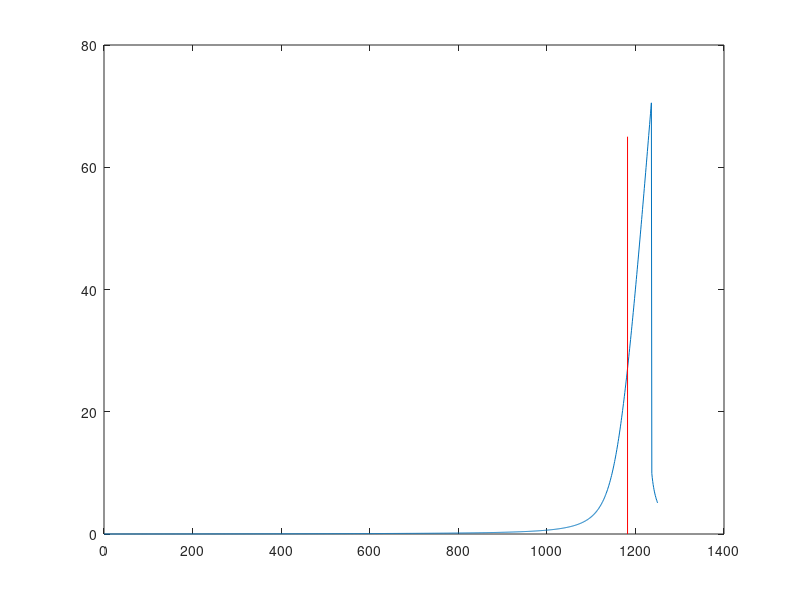

Write MATLAB code to recreate this figure.
clear all;
close all;
kbT = 4.1*10^-21;
Lo       = 3477*.34;            % Lo = tether length (nm) = 1182.18
Lp      = 72;                   % Lp = tether persistence length (nm);
d=2;
%Ko = 16*kbT * Lp/(d^2)*10^21; %GN 
Ko = 16*kbT * Lp/(d^2);
%Ko= 1100;
% extensions = 0:10:1180;
% 
% force1 = zeros(1, length(extensions));
% force2 = zeros(1, length(extensions));
% 
% for i = 1: length(extensions)
%     extension = extensions(i);
%     syms F positive
%     eqn1 = F == (kbT/Lp) * ( 0.25*(1 - extension/Lo)^-2 - 0.25 + extension/Lo);
%     eqn2 = 0 == (kbT/Lp) * ( 0.25*(1 - extension/Lo + F/Ko)^-2 - 0.25 + extension/Lo - F/Ko) - F;
%     %J/nm -> J/ -> 10^9 N 
%     % J/m -> N
%    % force1(i) = vpasolve(eqn1, F)*10^21;
% %assume(F,'real');
%     force2(i) = vpasolve(eqn2, F, [0 Inf])*10^21;
% end
% plot(extensions, force1, 'r');
% hold on
% plot(extensions, force2, 'b');
% axis([0, 1300, 0, 60]);

% %syms F
% syms F positive
% eqn1 = F == (kbT/Lp) * ( 0.25*(1 - extension/Lo)^-2 - 0.25 + extension/Lo);
% eqn2 = F == (kbT/Lp) * ( 0.25*(1 - extension/Lo + F/Ko)^-2 - 0.25 + extension/Lo - F/Ko);
% 
% format long
% %force = solve(eqn, F, 'Real', true,'IgnoreAnalyticConstraints',true)*1.0;
% force = vpasolve(eqn1, F);
% %assume(F,'real');
% force2 = vpasolve(eqn2, F, [0 Inf]);
%func=@(extension, F)((kbT/Lp) * ( 0.25.*(1 - extension./Lo + F./Ko).^-2 - 0.25 + extension./Lo - F./Ko) - F);
%func=@(extension, F) extension.^2 + F.^2 - 1;

%% Working Plot
% func=@(extension, Fe) kbT/Lp*(1/4*1/(1-extension./Lo+Fe./Ko)^2-1/4+extension./Lo-Fe./Ko)-Fe;
% figure
%     hold
%     fimplicit(func, [0 1300 0 70*10^-21])
%     plot([Lo Lo],[0 100*10^-21],'k')
%     xlabel('Extension [-]')
%     ylabel('F [GN]')
%     title('WLC modified Marko & Siggia  1995')

%% try vpasolve
% % extension = Lo * 1.04
% %extensions = 0:10:(Lo*1.05);
% extensions = 0:1:1230;
% force = zeros(1, length(extensions));
% %myfun = @(extension) kbT/Lp*(1/4*1/(1-extension/Lo+Fe/Ko)^2-1/4+extension/Lo-Fe/Ko)-Fe;  % parameterized function
% tenp = 0;
% for i= 1 : length(extensions)
%     syms Fe
%     extension = extensions(i);
%     %fun = myfun(extension);
%     eqn = kbT/Lp*(1/4*1/(1-extension/Lo+Fe/Ko)^2-1/4+extension/Lo-Fe/Ko)-Fe == 0; 
%     force(i) = vpasolve(kbT/Lp*(1/4*1/(1-extension/Lo+Fe/Ko)^2-1/4+extension/Lo-Fe/Ko)-Fe == 0, Fe, [-Inf Inf]);
%     temp = force(i);
%     %force(i) = fzero(fun, 65*10^-21);
%     
% end
% 
% plot(extensions, force);
% hold on
% plot([Lo, Lo], [0, 70*10^-21]);

%% try fzero, uplift the eqn by 10^21, find in interval [0, 65]
Lp = 72; %Contour length [nm]
kbT=4.1; %[pN*nm]
d=2;
Ko = (16*kbT * Lp/(d^2));

extensions = 0:1:1250;
func=@(extension, Fe) kbT/Lp*(1/4*1/(1-extension/Lo+Fe/Ko)^2-1/4+extension/Lo-Fe/Ko)-Fe;
force = zeros(1, length(extensions));
for i = 1 : length(extensions)
    tempFunc = @(Fe) func(extensions(i), Fe);
    force(i) = fzero(tempFunc, 0); %pN
end

plot(extensions, force);
hold on;
plot([Lo, Lo], [0, 65], 'r');
